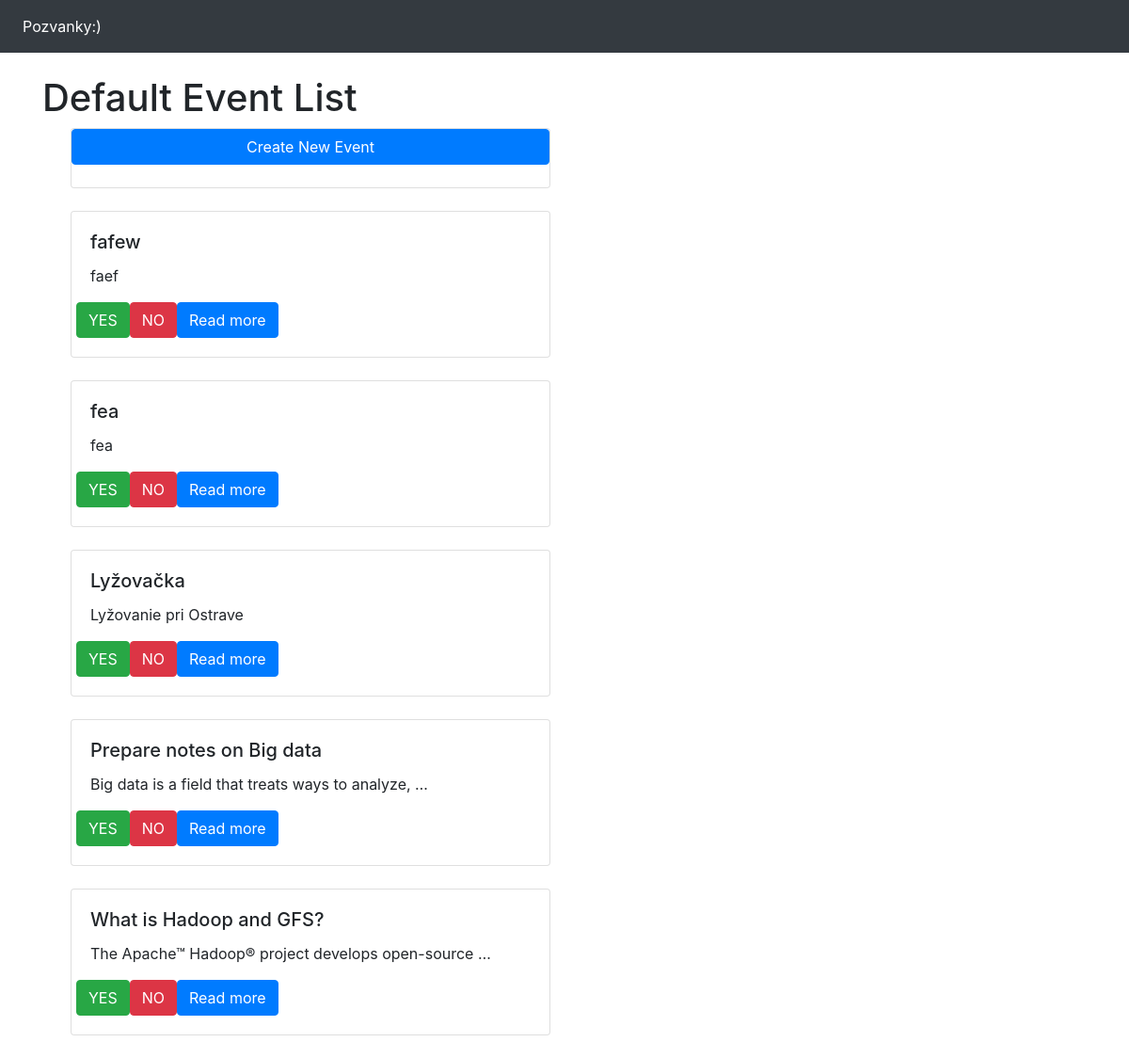
The app's page /events/default-event-list/, older data.
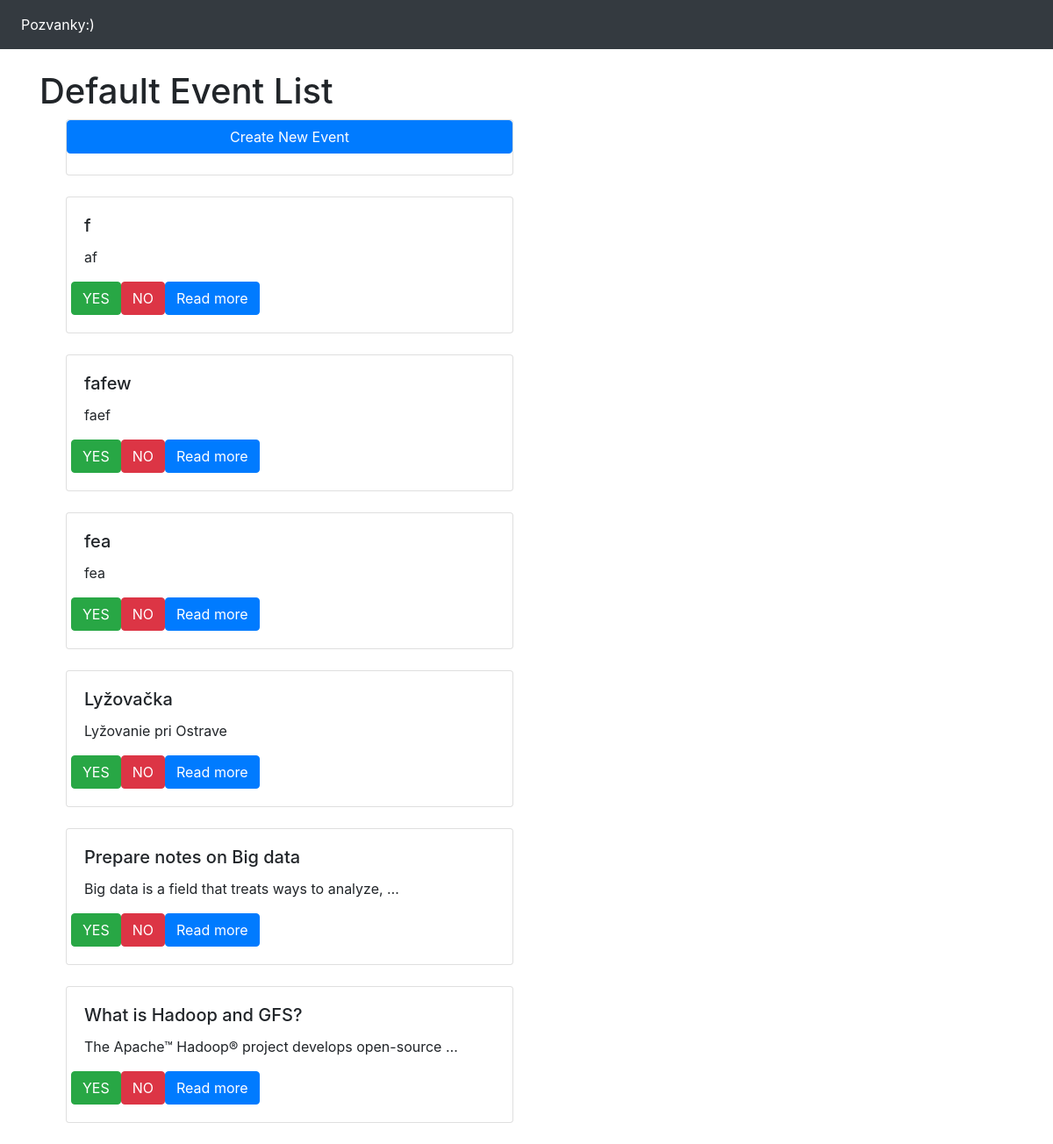
The same page, newer data.
### blog/models.py (models this page shows, shortened)
class Post(models.Model):
    image_post = models.ImageField(null=True, blank=True, upload_to='images/')
    title = models.CharField(max_length=250, unique=True)
    slug = models.SlugField(max_length=250, unique=True)
    author = models.ForeignKey(User, on_delete=models.CASCADE, related_name='blog_posts')
    body = models.TextField()
    publish = models.DateTimeField(default=timezone.now)
    votes = models.IntegerField(default=0)
    event_list = models.ForeignKey(EventList, on_delete=models.CASCADE, related_name='posts')  # Associate posts with an event list
    class Meta:
        ordering = ('-publish',)
    def get_absolute_url(self):
        return reverse('blog:blog_detail', args=[self.slug])

### blog/views.py (the view)
# urls.py: path('events/<slug:slug>/', EventListDetailView.as_view(), name='event_list_detail'),
class EventListDetailView(DetailView):
    model = EventList
    context_object_name = 'event_list'
    template_name = 'blog/event_list_detail.html'
    def get_context_data(self, **kwargs):
        context = super().get_context_data(**kwargs)
        context['posts'] = self.object.posts.all()  # Get posts related to this event list
        return context

### templates/blog/event_list_detail.html (shortened to what this page needs)
{% extends 'base.html' %}
{% block container %}
<h1>{{ event_list.name }}</h1>
<div class="col-sm-12 mt-6">
<div class="col-sm-6 mt-6">
<div class="card">
<a href="{% url 'blog:blog_create' %}" class="btn btn-primary mb-4">Create New Event</a>
</div>
</div>
    {% for post in posts %}
    <div class="col-sm-6 mt-4">
        <div class="card">
            <div class="card-body">
                <h5 class="card-title">{{ post.title }}</h5>
                <p class="card-text">{{ post.body | truncatechars:50 }}</p>
<div class="row">
<form action = "{% url 'blog:like_post' post.pk %}" method ="POST">
<button type = "submit", name = "post_id", value = "{{ post.id }}" class="btn btn-success">YES </button>
</form>
<form action = "{% url 'blog:dislike_post' post.pk %}" method ="POST">
    <button type = "submit", name = "post_id_no", value = "{{ post.id }}" class="btn btn-danger">NO</button>
</form>
<a href="{{ post.get_absolute_url }}" class="btn btn-primary">Read more</a>
</div>
</div>
</div>
</div>
    {% endfor %}
</div>
{% endblock %}

Row changes from the older to the newer data that the page shows:
added Post: title "f", body "af", {{ post.id }} 6 (drawn)
